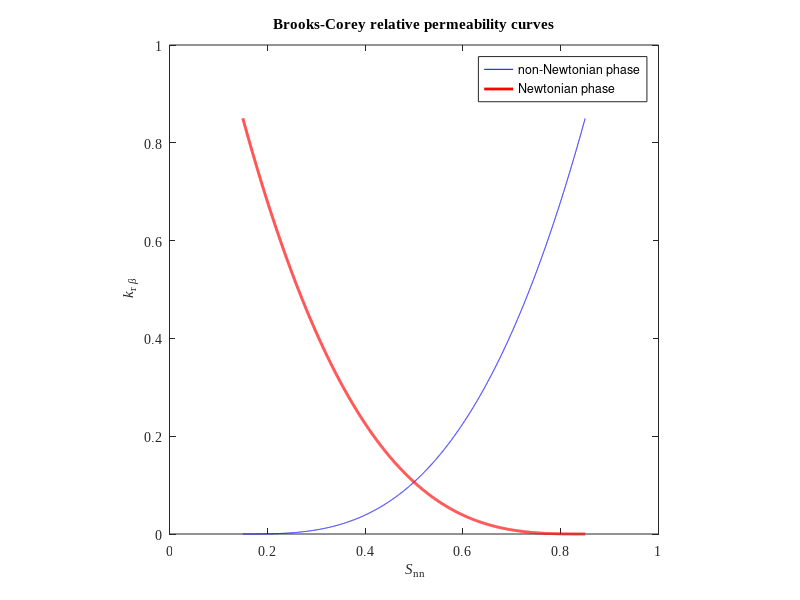
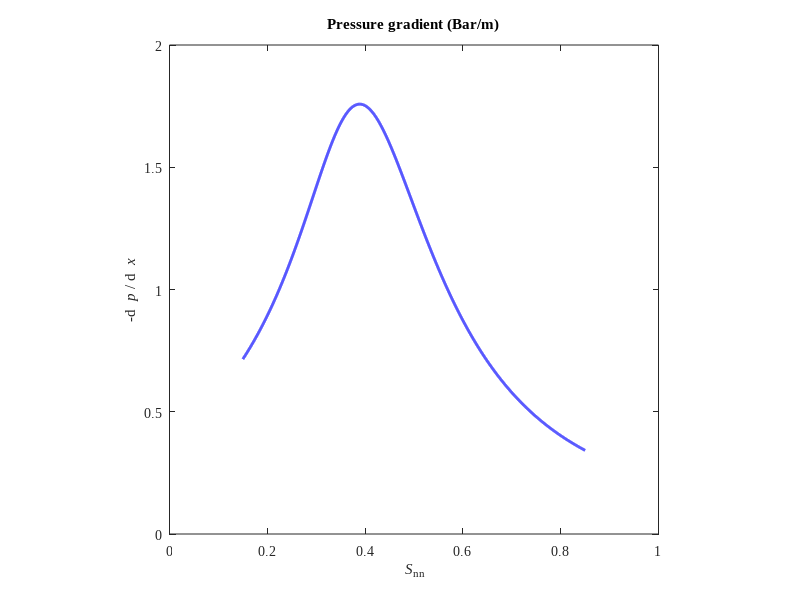
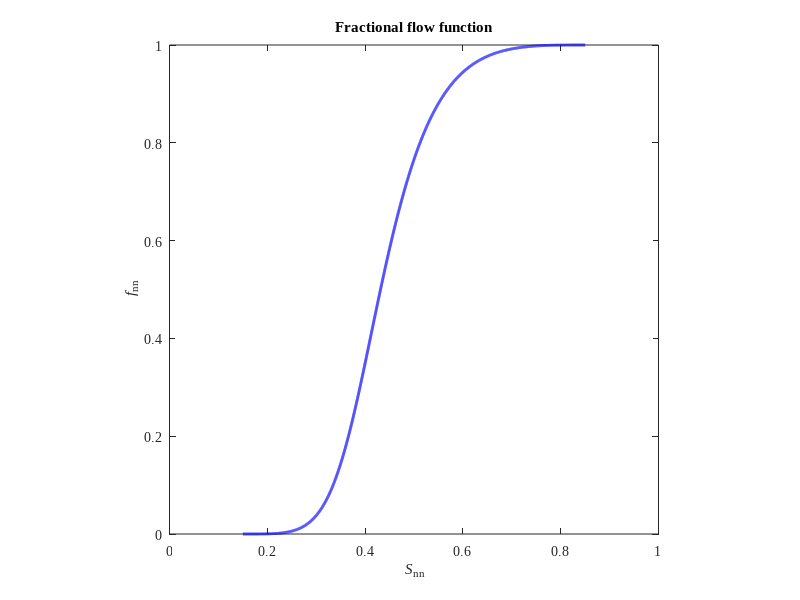

Write the MATLAB code that produced these figures, in order. (Note: this script raises an error after producing the figures.)
%C.1 MATLAB CODE FOR BUCKLEY–LEVERETT SOLUTION:
%POWER-LAW NON-NEWTONIAN FLUID

%% Problem description
% Analytical solution of Buckley–Leverett equation using Welge method
% A Newtonian fluid displaced by a Power-law non-Newtonian fluid
% Brooks-Corey relative permeability curve has been applied
close all; clear all; clc;
%% 1 Parameters initialization
% 1.1 rock properties
L = 5.00; % domain length [m]
phi = 0.20; % porosity
k = 9.869e-13; % absolute permeability [m^2]
A = 1.0; % area of cross-section [m^2]
alpha = pi * 0.0; % angle between x and horizontal [rad]
% 1.2 fluid properties
mune = 6.0e-3; % Newtonian phase viscosity [Pa*s]
rho_ne = 1.0e3; % Newtonian phase density [kg/m^3]
rho_nn = 0.8e3; % non-Newtonian phase density [kg/m^3]
dlt_rho = rho_nn - rho_ne; % phase density difference [kg/m^3]
n = 0.60; % power-law index
H = 0.010; % power-law coefficient [Pa*s^n]
% 1.3 relative permeability parameters
Sner = 0.15; % residual Newtonian saturation
Snnr = 0.15; % residual non-Newtonian saturation
nn = 3.00; % exponent of non-Newtonian phase
ne = 3.00; % exponent of Newtonian phase
krnn_max = 0.85; % maximum permeability of non-Newtonian
krne_max = 0.85; % maximum permeability of Newtonian
% 1.4 other initial parameters
dlt_Snn = 1e-4; % constant saturation step
eps = 1e-5; % a very small number
Snn = [(Snnr + eps):dlt_Snn:(1 - Sner - eps)]'; % wetting phase saturation vector
qt = 1.0e-5; % injection rate [m^3/s]
px0 = -5.5e4; % initial pressure gradient, px [Pa/m]
g = 9.80665; % gravity acceleration constant [m/s^2]
time0 = 3600 * 1.00; % initial calculation time [s]
timef = 3600 * 10.0; % final calculation time [s]
nts = 4; % time steps for calculating
nsn = size(Snn, 1); % size of Snn
format = '%3.2e'; % precision format for plotting
%% 2 Relative permeabilities, fractional flow function and its derivative
kr_nn = @(S) krnn_max .* ((S - Snnr) ./ (1 - Snnr - Sner)) .^ nn; % relative permeability
kr_ne = @(S) krne_max .* ((1 - S - Sner) ./ (1 - Snnr - Sner)) .^ ne; % relative permeability
mu_ef = @(S) H / 12 * (9 + 3 / n) ^ n * ... % effective viscosity
(150 * k .* kr_nn(S) * phi .* (S - Snnr)) .^ ((1 - n) / 2);
mu_nn = @(S, p_x) ... % apparent viscosity
mu_ef(S) .* (k .* kr_nn(S) ./ mu_ef(S) .* abs(p_x)) .^ (1 - 1 / n);
v_nn = @(S, p_x) -k .* kr_nn(S) / mu_nn(S, p_x) .* ... % velocity: nn
(p_x + rho_nn * g * sin(alpha));
v_ne = @(S, p_x) -k .* kr_ne(S) / mune .* (p_x + rho_ne * g * sin(alpha)); % velocity: ne
px = zeros(nsn, 1); % initialization of dp/dx

for i = 1:nsn
    F = @(p_x) qt / A - v_nn(Snn(i), p_x) - v_ne(Snn(i), p_x);
    px(i) = fzero(F, px0);

    if isnan(px(i))
        error('Can not find the zero near x0! Reset parameters.');
    end

    px0 = px(i);
end

krnn = kr_nn(Snn); % relative permeability: non-Newtonian
krne = kr_ne(Snn); % relative permeability: Newtonian fluid
muef = mu_ef(Snn); % effective viscosity: non-Newtonian
munn = mu_nn(Snn, px); % non-Newtonian fluid viscosity
mob = (krne ./ mune) .* (munn ./ krnn); % mobility function
fnn = 1 ./ (1 + mob) - ... % fractional flow function
A * k .* krne ./ (qt * mune) * dlt_rho * g * sin(alpha) ./ (1 + mob);
dfnn = zeros(nsn, 1); % derivate of fractional flow function

for i = 3:(nsn - 2)
    dfnn(i) = (fnn(i + 1) - fnn(i - 1)) / (2 * dlt_Snn);
end

dfnn(2) = (-11 * fnn(2) + 18 * fnn(3) - 9 * fnn(4) + 2 * fnn(5)) / (6 * dlt_Snn);
dfnn(1) = abs(2 * dfnn(2) - dfnn(3));
dfnn(nsn - 1) =- (-11 * fnn(nsn - 1) + 18 * fnn(nsn - 2) - 9 * fnn(nsn - 3) + 2 * fnn(nsn - 4)) /(6 * dlt_Snn);
dfnn(nsn) = abs(2 * dfnn(nsn - 1) - dfnn(nsn - 2));
% figure 1: Plot the relative permeability curves
h_fig1 = figure(1);
set(h_fig1, 'color', 'w', 'NumberTitle', 'off', 'Name', 'Relative Permeability Curves: kr');
plot(Snn, krnn, '-b', Snn, krne, '-r', 'LineWidth', 2.0);
hold on;
axis([0.0 1.0 0.0 1.0]);
axis square;
set(gca, 'Fontname', 'Times New Roman', 'FontSize', 10);
title('Brooks-Corey relative permeability curves')
xlabel('{\it S}_{nn}');
ylabel('{\it k}_{r{\it \beta}}');
set(gca, 'YTick', 0:0.2:1);
h_legend1 = legend('non-Newtonian phase', 'Newtonian phase');
set(h_legend1, 'Box', 'on', 'Location', 'best');
% figure 2: Plot the dp/dx--Snn curves
h_fig2 = figure(2);
set(h_fig2, 'color', 'w', 'NumberTitle', 'off', 'Name', 'Pressure gradient versus Snn');
plot(Snn, -px / 1e5, '-b', 'LineWidth', 2.0);
set(gca, 'XLim', [0 1]);
set(gca, 'Fontname', 'Times New Roman', 'FontSize', 10);
title('Pressure gradient (Bar/m)');
xlabel('{\it S}_{nn}');
ylabel('-d {\it p} / d {\it x}');
axis square;
% figure 2: Plot the fractional flow function curves
h_fig3 = figure(3);
set(h_fig3, 'color', 'w', 'NumberTitle', 'off', 'Name', 'Fractional flow function curve');
plot(Snn, fnn, '-b', 'LineWidth', 2.0);
set(gca, 'XLim', [0 1]);
set(gca, 'Fontname', 'Times New Roman', 'FontSize', 10);
title('Fractional flow function');
xlabel('{\it S}_{nn}');
ylabel('{\it f}_{nn}');
axis square;

%% 3 Calculate advance frontal saturation
% 3.1 Evaluate advance frontal non-Newtonian fluid saturation Snnf
[index, Snnf, dfnnf, bf] = calSatFront(Snn, fnn, dfnn);
% 3.2 Evaluate the time of advance frontal saturation Snnf
krnn_sf = kr_nn(Snnf);
krne_sf = kr_ne(Snnf);
munn_sf = calObjFun(Snnf, munn, Snn);
mob_sf = (munn_sf / krnn_sf) * (krne_sf / mune); % mobility function
fnn_sf = 1 ./ (1 + mob_sf) - ... % fractional flow function
A * k .* krne_sf ./ (qt * mune) * dlt_rho * g * sin(alpha) ./ (1 + mob_sf);
dfnn_sf = calObjFun(Snnf, dfnn, Snn); % derivative of fractional flow function
tpw = A * phi * L / (qt * dfnn_sf); % time: saturation front arrives at well
%% 4 Calculate saturation profile and plots
% 4.1 Calculate travelling distance of saturations
t = linspace(time0, timef, nts);
dfnnt = dfnn(end:-1:index); % inverted sequence of dfnn
Snnt = Snn(end:-1:index); % inverted sequence of Snn

for ti = 1:nts

    for i = 1:(nsn - index + 1)
        Xsf(i, ti) = qt * t(ti) / (A * phi) * dfnnt(i);
    end

end

% 4.2 Plot the derivative curve of fractional flow function
h_fig4 = figure(4);
set(h_fig4, 'color', 'w', 'NumberTitle', 'off', 'Name', 'Derivate of Fractional - Flow Curves:dfw / dSw');
plot(Snn, dfnn, '-b', 'LineWidth', 2.0);
set(gca, 'XLim', [0 1]);
set(gca, 'Fontname', 'Times New Roman', 'FontSize', 10);
title('derivate of fractional flow function')
xlabel('{\it S}_{nn}');
ylabel('d {\it f}_{nn} / d {\it S}_{nn}');
axis square;
% 4.3 Plot the non-Newtonian fluid saturation profiles
h_fig5 = figure(5);
set(h_fig5, 'color', 'w', 'NumberTitle', 'off', 'Name', 'non - Newtonian Saturation Profiles:Snn(t)');
SwTime = [];

for ti = 1:nts
    plot(Xsf(:, ti), Snnt, '-r', 'LineWidth', 2.0);
    hold on;
    plot([0 Xsf(1, ti)], [1 - Sner 1 - Sner], '-r', 'LineWidth', 2.0);
    SwTime = [SwTime; ['Time = ' num2str(t(1, ti) / 3600, format) ' hour']];
    plot([Xsf(end, ti) Xsf(end, ti)], [Snnf Snnr], '-r', 'LineWidth', 2.0);
    plot([Xsf(end, ti) L], [Snnr Snnr], '-r', 'LineWidth', 2.0);
end

set(gca, 'YLim', [0 1], 'YTick', 0:0.2:1, 'XLim', [0 L]);
set(gca, 'Fontname', 'Times New Roman', 'FontSize', 10);
title('non-Newtonian fluid saturation profiles')
xlabel('{\it x} (m)');
ylabel('{\it S}_{nn}');
h_legend5 = legend(SwTime);
set(h_legend5, 'Box', 'on', 'Location', 'best');
axis square;
%% end

%C.2 MATLAB CODE FOR BUCKLEY–LEVERETT SOLUTION:
%BINGHAM NON-NEWTONIAN FLUID

%% Problem description
% Analytical solution of Buckley –Lev erett equation using integral method
% Immiscible displacement of a Bingham non-Newtonian fluid by a Newtonianfluid
% Brooks–Corey relative permeability curve has been applied
close all; clear all; clc;
%% 1 Parameters initialization
% 1.1 rock properties
L = 4.0; % length of domain [m]
A = 1.0; % cross-sectional area [m^2]
phi = 0.20; % porosity of domain
k = 9.869e-13; % permeability of domain [m^2]
alpha = pi * 0.0; % angle between x and horizontal [rad]
% 1.2 fluid properties
rho_ne = 1.0e3; % density of Newtonian fluid [kg/m^3]
rho_nn = 0.9e3; % density of Bingham fluid [kg/m^3]
dlt_rho = rho_ne - rho_nn; % density difference [kg/m^3]
mu_ne = 1.0e-3; % viscosity of Newtonian fluid [Pa*s]
mu_B = 5.0e-3; % Bingham plastic coefficient [Pa*s]
mu_inf = 1.0e20; % infinite viscosity [Pa*s]
G = 5.0e3; % threshold pressure gradient [Pa/m]
% 1.3 relative permeability parameters
Sner = 0.00; % irreducible Newtonian saturation
Snnr = 0.20; % initial non-Newtonian saturation
ne = 2.00; % exponent of Newtonian fluid
nn = 2.00; % exponent of non-Newtonian fluid
krne_max = 0.75; % maximum permeability of Newtonian
krnn_max = 0.75; % maximum permeability of Non-Newtonian
% 1.4 other initial parameters
dlt_Sne = 1e-3; % constant saturation step [-]
Sne = [(Sner + eps):dlt_Sne:(1 - Snnr)]'; % Newtonian fluid saturation vector
g = 9.8067; % gravitational acceleration [m/s^2]
qt = 2e-6; % constant injection rate [m^3/s]
time0 = 86400 * 0.1; % initial calculation time [s]
timef = 86400 * 1.0; % final calculation time [s]
nts = 4; % the number of time steps
nsn = size(Sne, 1); % size of Sne vector
format = '%4.2e'; % precision format for plotting
%% 2 Relative permeabilities, fractional flow function and its derivative
% 2.1 function handles of relative permeability and potential gradient
kr_ne = @(S) krne_max .* ((S - Sner) ./ (1 - Sner - Snnr)) .^ ne; % relative permeability
kr_nn = @(S) krnn_max .* ((1 - S - Snnr) ./ (1 - Sner - Snnr)) .^ nn; % relative permeability
dpx = @(S) -rho_nn * g * sin(alpha) + (qt / A / k + kr_nn(S) / mu_B * G + ... % potential gradient
(kr_ne(S) / mu_ne * rho_ne + kr_nn(S) / mu_B * rho_nn) * g * sin(alpha)) ./ (kr_ne(S) / mu_ne + kr_nn(S) / mu_B);
% 2.2 calculate the non-Newtonian Bingham fluid viscosity
krne = kr_ne(Sne); % relative permeability Newtonian fluid
krnn = kr_nn(Sne); % relative permeability non-Newtonian
px = dpx(Sne); % minus potential gradient
mu_nn = mu_inf * ones(nsn, 1); % initial Bingham fluid viscosity

for i = 1:nsn % Bingham fluid viscosity

    if (abs(px(i)) - G) >= 0.0
        mu_nn(i) = mu_B / (1 - G / abs(px(i)));
    end

end

% 2.3 calculate fractional flow function
mob = (kr_nn(Sne) ./ mu_nn) .* (mu_ne ./ kr_ne(Sne)); % mobility function
fne = 1 ./ (1 + mob) - (A * k .* kr_nn(Sne) ./ (qt .* mu_nn) * ... % fractional flow function
dlt_rho * g * sin(alpha)) ./ (1 + mob);
% 2.4 Evaluate the max Newtonian fluid saturation
for i = 1:nsn

    if fne(i) == 1.0
        Sne_max = Sne(i);
        fne_max = 1.0;
        iSmax = i;
        break;
    end

end

% 2.5 reset the parameters and derivative of fractional flow function
Sne_B = Sne(1:iSmax);
fne_B = fne(1:iSmax);
nsb = size(Sne_B, 1);
dfne_B = ones(nsb, 1);

for i = 3:(nsb - 2)
    dfne_B(i) = (fne_B(i + 1) - fne_B(i - 1)) / (2 * dlt_Sne);
end

dfne_B(2) = (-11 * fne_B(2) + 18 * fne_B(3) - 9 * fne_B(4) + 2 * fne_B(5)) / (6 * dlt_Sne);
dfne_B(1) = abs(2 * dfne_B(2) - dfne_B(3));
dfne_B(nsb - 1) =- (-11 * fne_B(nsb - 1) + 18 * fne_B(nsb - 2) - 9 * fne_B(nsb - 3) + 2 * fne_B(nsb - 4)) / (6 * dlt_Sne);
dfne_B(nsb) = 2 * dfne_B(nsb - 1) - dfne_B(nsb - 2);
%% 3 plot relative permeability, fractional flow and its derivative curves
% 3.1 figure 1: Plot the relative permeability curves
h_fig1 = figure(1);
set(h_fig1, 'color', 'w', 'NumberTitle', 'off', 'Name', 'Relative Permeability Curves: kr');
plot(Sne, krne, '-b', Sne, krnn, '-r', 'LineWidth', 2.0);
hold on;
axis([0.0 1.0 0.0 1.0]);
axis square;
set(gca, 'Fontname', 'Times New Roman', 'FontSize', 10);
title('Brooks-Corey relative permeability curves')
xlabel('{\it S}_{ne}');
ylabel('{\it k}_{r{\it \beta}}');
set(gca, 'YTick', 0:0.2:1);
h_legend1 = legend('Newtonian fluid', 'Bingham fluid');
set(h_legend1, 'Box', 'on', 'Location', 'best');

% 3.2 figure 2: Plot the dp/dx-Sne curves
h_fig2 = figure(2);
set(h_fig2, 'color', 'w', 'NumberTitle', 'off', 'Name', 'Relative Permeability Curves: kr');
plot(Sne, px / 1e5, '-b', 'LineWidth', 2.0);
set(gca, 'XLim', [0 1]);
set(gca, 'Fontname', 'Times New Roman', 'FontSize', 10);
title('derivates of fractional flow function');
xlabel('{\it S}_{ne}');
ylabel('-d {\it p} / d {\it x}');
axis square;

% 3.3 figure 3: Plot the fractional flow function curve
h_fig3 = figure(3);
set(h_fig3, 'color', 'w', 'NumberTitle', 'off', 'Name', 'Fractional flow function curve');
plot(Sne_B, fne_B, '-b', 'LineWidth', 2.0);
set(gca, 'XLim', [0 1], 'YLim', [0 1]);
set(gca, 'Fontname', 'Times New Roman', 'FontSize', 10);
title('fractional flow function');
xlabel('{\it S}_{ne}');
ylabel('{\it f}_{ne}');
axis square;

% 3.4 Plot the derivate curve of fractional flow function
h_fig4 = figure(4);
set(h_fig4, 'color', 'w', 'NumberTitle', 'off', 'Name', 'Derivatives of Fractional Flow Curves:dfw / dSw');
plot(Sne_B, dfne_B, '-b', 'LineWidth', 2.0);
set(gca, 'XLim', [0 1]);
set(gca, 'Fontname', 'Times New Roman', 'FontSize', 10);
title('derivate of fractional flow function')
xlabel('{\it S}_{ne}');
ylabel('d {\it f}_{ne} / d {\it S}_{ne}');
axis square;

%% 4 Calculate advance frontal saturation and travelling distance
dfnet = dfne_B(end:-1:1); % inverted sequence of dfne
fnet = fne_B(end:-1:1); % inverted sequence of fne
Snet = Sne_B(end:-1:1); % inverted sequence of Sne
% 4.1 calculate travelling distance of every saturations
t = linspace(time0, timef, nts);
Sne_t = cell(nts, 1); % saturation Sw,2: initial
Xsf_t = cell(nts, 1); % travelling distance of Sw,2: initial

for ti = 1:nts
    Wi(ti) = qt * t(ti); % injected wetting phase fluid volume

    for i = 1:nsb
        Xsf(i, ti) = Wi(ti) / (A * phi) * dfnet(i); % calculate travelling distance
    end

    Xsf0 = [0; Xsf(1:end - 1, ti)]; % the 2nd travelling distance vector
    dlt_Xsf = Xsf(:, ti) - Xsf0; % dlt_Xsf = Xsf_j - Xsf_(j-1), x_0 = 0
    dlt_Snet = Snet - Sner; % dlt_Sne = Snet,j - Sner

    for j = 1:nsb
        % calculate the injected fluid volume from 0 to Xsf
        Vj = A * phi * sum(dlt_Xsf(1:j) .* dlt_Snet(1:j));

        if Vj >= Wi(ti)
            index(ti) = j; % index of the Snef in Snet
            Snef(ti) = Snet(j); % advance front saturation: Snef
            Xswf(ti) = Xsf(j, ti); % the position of Snef
            break;
        end

    end

    Xsf_t{ti, 1} = Xsf(1:index(ti), ti);
    Sne_t{ti, 1} = Snet(1:index(ti));
end

% 4.2 Evaluate the time of advance frontal saturation Snef
krne_sf = kr_ne(Snef(1));
krnn_sf = kr_nn(Snef(1));
munn_sf = calObjFun(Snef(1), mu_nn, Sne_B);
mob_sf = (krnn_sf / munn_sf) * (mu_ne / krne_sf); % mobility function
fne_sf = 1 ./ (1 + mob_sf) - ... % fractional flow function
A * k .* krnn_sf ./ (qt * munn_sf) * dlt_rho * g * sin(alpha) ./ (1 + mob_sf);
dfne_sf = calObjFun(fne_sf, dfne_B, Sne_B); % derivate of fractional flow function
tf = A * phi * L / (qt * dfne_sf);
%% 5 Newtonian fluid saturation profile and plots
h_fig5 = figure(5);
set(h_fig5, 'color', 'w', 'NumberTitle', 'off', 'Name', 'Newtonian fluid Saturation Profiles:Sne(t)');
SwTime = [];

for ti = 1:nts
    plot(Xsf_t{ti, 1}, Sne_t{ti, 1}, '-r', 'LineWidth', 2.0);
    hold on;
    plot([0 Xsf_t{ti, 1}(1)], [Sne_max Sne_max], '-r', 'LineWidth', 2.0);
    SwTime = [SwTime; ['Time = ' num2str(t(1, ti) / 3600, format) 'hours']];
    plot([Xsf_t{ti, 1}(end) Xsf_t{ti, 1}(end)], [Sne_t{ti, 1}(end) Sner], '-r','LineWidth', 2.0);
    plot([Xsf_t{ti, 1}(end) L], [Sner Sner], '-r', 'LineWidth', 2.0);
end

set(gca, 'YLim', [0 1], 'YTick', 0:0.2:1, 'XLim', [0 L]);
set(gca, 'Fontname', 'Times New Roman', 'FontSize', 10);
title('Newtonian fluid saturation profiles')
xlabel('{\it x} (m)');
ylabel('{\it S}_{ne}');
h_legend2 = legend(SwTime);
set(h_legend2, 'Box', 'on', 'Location', 'best');
axis square;
%% end

%%C.3 AUXILIARY FUNCTIONS

function [index, Swf, dfwf, bf] = calSatFront(Sw, fw, dfw)
    %% calculate advance front saturation using Welge graphic method
    % Sw––– saturation vector of displacing wetting phase fluid
    % fw––– fractional flow vector of displacing wetting phase fluid
    % dfw ––– fractional flow derivate vector of displacing wetting phase fluid
    % index ––– index of Swf in Sw

    % Swf ––– advance front saturation
    % dfwf ––– fractional flow derivative at Swf
    % bf––– intercept value for tangent line
    index = 0;
    ns = size(Sw, 1);
    df = 1 / (Sw(ns) - Sw(1));
    dlt_Sw = Sw(ns) - Sw(ns - 1);

    if nargin == 2
        % calculate derivate
        for i = 3:(ns - 2)
            dfw(i) = (fw(i + 1) - fw(i - 1)) / (2 * dlt_Sw);
        end

        dfw(2) = (-11 * fw(2) + 18 * fw(3) - 9 * fw(4) + 2 * fw(5)) / (6 * dlt_Sw);
        dfw(1) = abs(2 * dfw(2) - dfw(3));
        dfw(ns - 1) =- (-11 * fw(nt - 1) + 18 * fw(nt - 2) - 9 * fw(nt - 3) + 2 * fw(nt - 4)) / (6 * dlt_Sw);
        dfw(ns) = abs(2 * dfw(nt - 1) - dfw(nt - 2));
        % calculate Swf and its index
        for i = 2:ns - 1
            dfds = fw(i) / (Sw(i) - Sw(1));

            if (dfds < dfw(i - 1)) && (dfds > dfw(i + 1)) && (dfds >= df)
                index = i;
                Swf = Sw(i);
                dfwf = dfds;
                bf = fw(i) - dfwf * Sw(i);
                break;
            end

        end

        if index == 0
            error('Cant find a tangent line through point (Swc, 0). Decrease dlt_Sw !');
        end

    elseif nargin == 3
        % calculate Swf and its index
        for i = 2:ns - 1
            dfds = fw(i) / (Sw(i) - Sw(1));

            if (dfds < dfw(i - 1)) && (dfds > dfw(i + 1)) && (dfds >= df)
                index = i;
                Swf = Sw(i);
                dfwf = dfds;
                bf = fw(i) - dfwf * Sw(i);
                break;
            end

        end

        if index == 0
            error('Cant find a tangent line through point (Swc, 0). Decrease dlt_Sw !');
        end

    else
        error('the number of input arguments in function calSatFront is incorrect!');
    end

end

%% end function calSatFront()
function obj_fun = calObjFun(obj_var, Fun, Var, index_var)
    %% calculate obj_fun at obj_var using interpolation method
    % Fun ––– basic function value vector
    % Var ––– basic variable value vector
    % obj_var ––– objective variable value vector
    % obj_fun ––– objective function value vector
    % index ––– optional for non-monotone Fun
    ns = size(obj_var, 1);
    obj_fun = zeros(ns, 1);

    if nargin == 3

        for i = 1:ns
            [w, index] = sort(abs(Var - obj_var(i)));
            obj_fun(i) = Fun(index(1));
        end

    elseif nargin == 4

        for i = 1:ns
            [w, index] = sort(abs(Var - obj_var(i)));

            if index(1) >= index_var
                obj_fun(i) = Fun(index(1));
            else
                obj_fun(i) = Fun(index(2));
            end

        end

    else
        error('Wrong input parameters in calObjFun function!');
    end

end

%% end function calObjFun()
